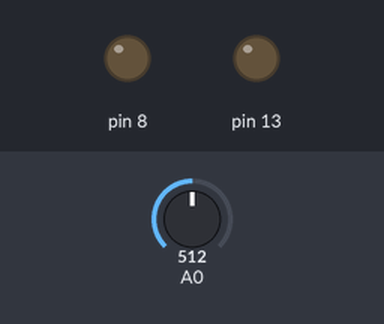
A sketch run on a simulated Arduino Uno, built with avr-gcc and run on an emulated ATmega328P. Parts: output pins drawn as LEDs (lit = HIGH). The test bench sets the inputs (shaded band); at power-on: A0 = 512. Storage starts empty; what the sketch prints to the serial monitor is not drawn.

Above: at 0.1 s.
Timing chart, 0 to 1.6 s (numbered marks = the images above):
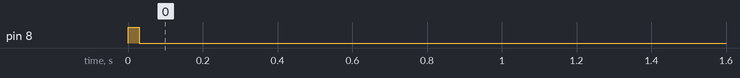

The sketch:

write_to_SD.ino
```cpp
#include <SPI.h>
#include <SD.h>

// Set the pins used
#define cardSelect 10

File logfile;

// blink out an error code
void error(uint8_t errno) {
  while(1) {
    uint8_t i;
    for (i=0; i<errno; i++) {
      digitalWrite(13, HIGH);
      delay(100);
      digitalWrite(13, LOW);
      delay(100);
    }
    for (i=errno; i<10; i++) {
      delay(200);
    }
  }
}

// This line is not needed if you have Adafruit SAMD board package 1.6.2+
//   #define Serial SerialUSB

void setup() {
  // connect at 115200 so we can read the GPS fast enough and echo without dropping chars
  // also spit it out
  pinMode(8, OUTPUT);
  digitalWrite(8, HIGH);
  Serial.begin(115200);
  Serial.println("\r\nAnalog logger test");
  pinMode(13, OUTPUT);


  // see if the card is present and can be initialized:
  if (!SD.begin(cardSelect)) {
    Serial.println("Card init. failed!");
    error(2);
  }
  char filename[15];
  strcpy(filename, "/ANALOG00.TXT");
  for (uint8_t i = 0; i < 100; i++) {
    filename[7] = '0' + i/10;
    filename[8] = '0' + i%10;
    // create if does not exist, do not open existing, write, sync after write
    if (! SD.exists(filename)) {
      break;
    }
  }

  logfile = SD.open(filename, FILE_WRITE);
  if( ! logfile ) {
    Serial.print("Couldnt create ");
    Serial.println(filename);
    error(3);
  }
  Serial.print("Writing to ");
  Serial.println(filename);

  pinMode(13, OUTPUT);
  pinMode(8, OUTPUT);
  Serial.println("Ready!");
}

uint8_t i=0;
void loop() {
  digitalWrite(8, HIGH);
  logfile.print("A0 = "); logfile.println(analogRead(0));
  Serial.print("A0 = "); Serial.println(analogRead(0));
  digitalWrite(8, LOW);

  delay(100);
}
```

Measured:
- by itself, pin 8: HIGH → LOW at 0.03 s
